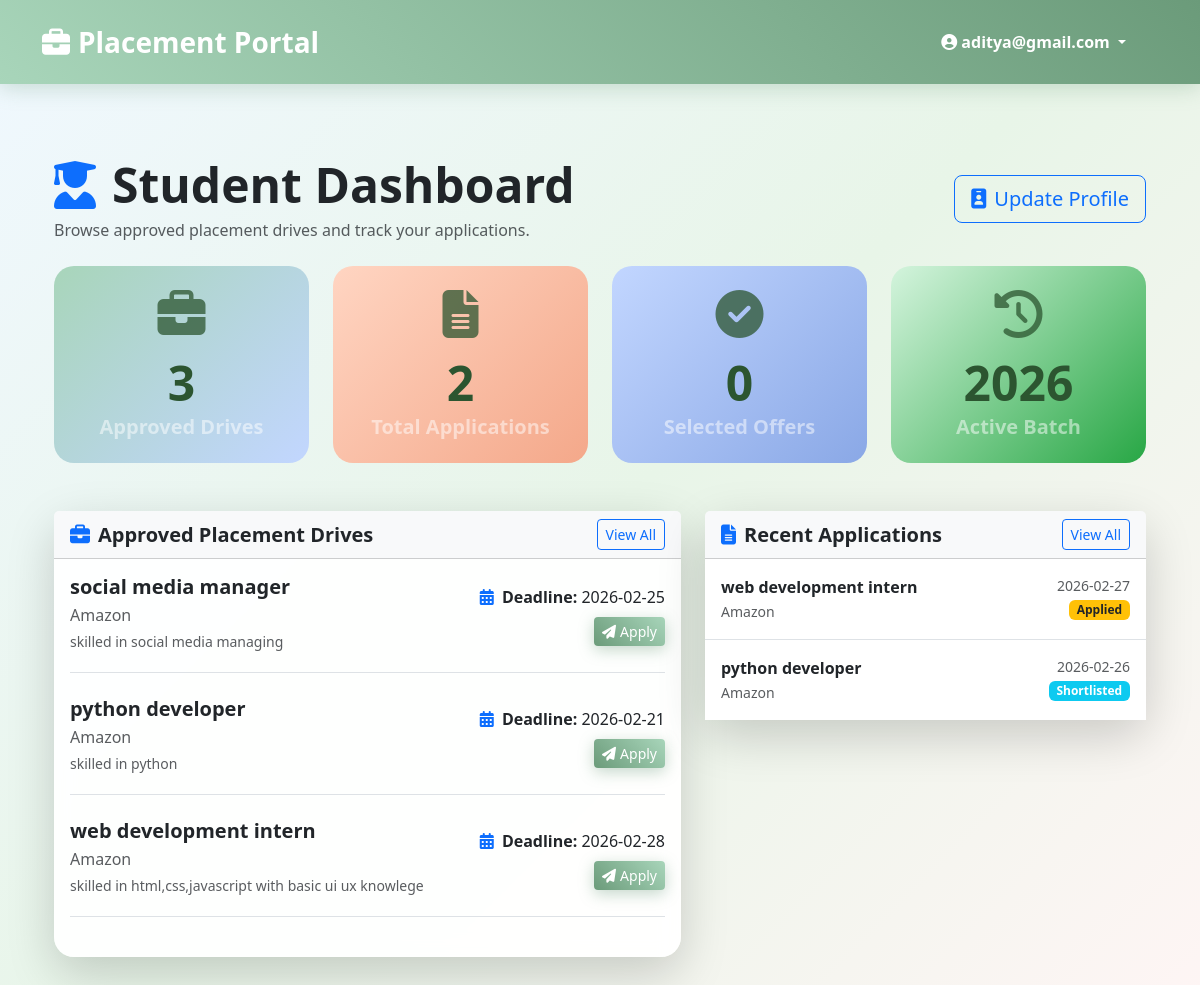
The page /student/dashboard (signed in) on the database its author committed.
### tables this page shows
CREATE TABLE users (
    id INTEGER PRIMARY KEY AUTOINCREMENT,
    email TEXT UNIQUE NOT NULL,
    password_hash TEXT NOT NULL,
    role TEXT NOT NULL,          -- 'admin', 'student', 'company'
    is_active INTEGER NOT NULL DEFAULT 1,
    created_at TIMESTAMP DEFAULT CURRENT_TIMESTAMP
);

CREATE TABLE applications (
    id INTEGER PRIMARY KEY AUTOINCREMENT,
    student_id INTEGER NOT NULL,
    drive_id INTEGER NOT NULL,
    application_date TIMESTAMP DEFAULT CURRENT_TIMESTAMP,
    status TEXT NOT NULL DEFAULT 'applied', -- applied/shortlisted/selected/rejected
    UNIQUE (student_id, drive_id),          -- prevent multiple applications
    FOREIGN KEY (student_id) REFERENCES students (id),
    FOREIGN KEY (drive_id) REFERENCES placement_drives (id)
);

CREATE TABLE placement_drives (
    id INTEGER PRIMARY KEY AUTOINCREMENT,
    company_id INTEGER NOT NULL,
    job_title TEXT NOT NULL,
    job_description TEXT,
    eligibility_criteria TEXT,
    application_deadline DATE,
    status TEXT NOT NULL DEFAULT 'pending', -- pending/approved/closed
    created_at TIMESTAMP DEFAULT CURRENT_TIMESTAMP,
    FOREIGN KEY (company_id) REFERENCES companies (id)
);

CREATE TABLE companies (
    id INTEGER PRIMARY KEY,      -- also FK to users.id
    company_name TEXT NOT NULL,
    hr_name TEXT,
    hr_email TEXT,
    phone TEXT,
    website TEXT,
    approval_status TEXT NOT NULL DEFAULT 'pending', -- pending/approved/rejected/blacklisted
    FOREIGN KEY (id) REFERENCES users (id)
);

### app.py (the view)
@app.route('/student/dashboard')
@login_required
def student_main_page():
    if current_user.role != 'student':
        return redirect(url_for('login_user'))
    search = request.args.get('search', '')
    jobs = approved_drives(search)
    db = get_database()
    applications = db.execute("""
        SELECT
            a.*,
            d.job_title,
            d.status AS drive_status,
            d.application_deadline AS deadline,
            c.company_name
        FROM applications a
        JOIN placement_drives d ON a.drive_id = d.id
        JOIN companies c ON d.company_id = c.id
        WHERE a.student_id = ?
        ORDER BY a.application_date DESC
    """, (current_user.id,)).fetchall()
    return render_template('student/dashboard.html', jobs=jobs, applications=applications, search=search)

### app.py (called while the page is built)
@login_user_manager.user_loader
def get_user_by_id(user_id):
    db = get_database()
    user = db.execute('SELECT * FROM users WHERE id = ?', (user_id,)).fetchone()
    if user:
        return User(user['id'], user['email'], user['role'], user['is_active'] == 1)
    return None

def get_database():
    if 'db' not in g:
        g.db = sqlite3.connect(app.config['DATABASE'])
        g.db.row_factory = sqlite3.Row
    return g.db

@app.teardown_appcontext
def close_database(e=None):
    db = g.pop('db', None)
    if db is not None:
        db.close()

def approved_drives(search_term=''):
    db = get_database()
    query = """
        SELECT
            d.id,
            d.job_title,
            d.job_description AS description,
            d.eligibility_criteria AS eligibility,
            d.application_deadline AS deadline,
            c.company_name
        FROM placement_drives d
        JOIN companies c ON d.company_id = c.id
        WHERE d.status = 'approved'
    """
    params = []
    if search_term:
        query += " AND (d.job_title LIKE ? OR c.company_name LIKE ? OR d.eligibility_criteria LIKE ?)"
        like = f'%{search_term}%'
        params.extend([like, like, like])
    query += " ORDER BY d.created_at DESC"
    return get_database().execute(query, params).fetchall()

    @property
    def is_active(self):
        return self._is_active

### templates/student/dashboard.html (shortened to what this page needs)
{% extends "base.html" %}
{% block content %}
<div class="container-fluid py-4">
    <div class="row mb-4">
        <div class="col-12 d-flex justify-content-between align-items-center flex-wrap gap-3">
            <div>
                <h1 class="display-5 fw-bold mb-1">
                    <i class="fas fa-user-graduate me-3 text-primary"></i>Student Dashboard
                </h1>
                <p class="mb-0 text-muted">Browse approved placement drives and track your applications.</p>
            </div>
            <a href="{{ url_for('stud_prof') }}" class="btn btn-outline-primary btn-lg">
                <i class="fas fa-id-badge me-2"></i>Update Profile
            </a>
        </div>
    </div>
    <div class="row g-4 mb-5">
        <div class="col-xl-3 col-lg-6 col-md-6">
            <div class="stats-card h-100 text-center p-4">
                <i class="fas fa-briefcase fa-3x mb-3 opacity-75"></i>
                <h2 class="display-5 fw-bold mb-1">{{ jobs|length }}</h2>
                <p class="h5 fw-semibold text-white-50 mb-0">Approved Drives</p>
            </div>
        </div>
        <div class="col-xl-3 col-lg-6 col-md-6">
            <div class="stats-card h-100 text-center p-4" style="background: linear-gradient(135deg, #ffd5c2, #f4a88a);">
                <i class="fas fa-file-alt fa-3x mb-3 opacity-75"></i>
                <h2 class="display-5 fw-bold mb-1">{{ applications|length }}</h2>
                <p class="h5 fw-semibold text-white-50 mb-0">Total Applications</p>
            </div>
        </div>
        <div class="col-xl-3 col-lg-6 col-md-6">
            <div class="stats-card h-100 text-center p-4" style="background: linear-gradient(135deg, #c2d6ff, #8aa8e6);">
                <i class="fas fa-check-circle fa-3x mb-3 opacity-75"></i>
                <h2 class="display-5 fw-bold mb-1">
                    {{ applications|selectattr('status', 'equalto', 'selected')|list|length }}
                </h2>
                <p class="h5 fw-semibold text-white-50 mb-0">Selected Offers</p>
            </div>
        </div>
        <div class="col-xl-3 col-lg-6 col-md-6">
            <div class="stats-card h-100 text-center p-4" style="background: linear-gradient(135deg, #d4f4dd, #28a745);">
                <i class="fas fa-history fa-3x mb-3 opacity-75"></i>
                <h2 class="display-5 fw-bold mb-1">{{ applications and applications[0].application_date[:4] or '' }}</h2>
                <p class="h5 fw-semibold text-white-50 mb-0">Active Batch</p>
            </div>
        </div>
    </div>
    <div class="row g-4">
        <div class="col-lg-7">
            <div class="card shadow-lg mb-4">
                <div class="card-header bg-light d-flex justify-content-between align-items-center">
                    <h5 class="mb-0 fw-bold">
                        <i class="fas fa-briefcase me-2 text-primary"></i>Approved Placement Drives
                    </h5>
                    <a href="{{ url_for('jobs_list') }}" class="btn btn-outline-primary btn-sm">
                        View All
                    </a>
                </div>
                <div class="card-body">
                    {% if jobs %}
                        {% for job in jobs[:5] %}
                        <div class="mb-4 pb-3 border-bottom">
                            <div class="d-flex justify-content-between align-items-center">
                                <div>
                                    <h5 class="fw-bold mb-1">{{ job.job_title }}</h5>
                                    <p class="mb-1 text-muted">{{ job.company_name }}</p>
                                    <p class="mb-1 small text-muted">
                                        {{ job.eligibility[:120] }}{% if job.eligibility and job.eligibility|length > 120 %}...{% endif %}
                                    </p>
                                </div>
                                <div class="text-end">
                                    <p class="mb-2">
                                        <i class="fas fa-calendar-alt text-primary me-1"></i>
                                        <strong>Deadline:</strong> {{ job.deadline }}
                                    </p>
                                    <a href="{{ url_for('stud_apply', drive_id=job.id) }}" class="btn btn-primary btn-sm">
                                        <i class="fas fa-paper-plane me-1"></i>Apply
                                    </a>
                                </div>
                            </div>
                        </div>
                        {% endfor %}
                    {% else %}
                        <p class="text-muted mb-0">No approved drives available right now.</p>
                    {% endif %}
                </div>
            </div>
        </div>
        <div class="col-lg-5">
            <div class="card shadow-lg">
                <div class="card-header bg-light d-flex justify-content-between align-items-center">
                    <h5 class="mb-0 fw-bold">
                        <i class="fas fa-file-alt me-2 text-primary"></i>Recent Applications
                    </h5>
                    <a href="{{ url_for('stud_applications') }}" class="btn btn-outline-primary btn-sm">
                        View All
                    </a>
                </div>
                <div class="card-body p-0">
                    {% if applications %}
                    <div class="list-group list-group-flush">
                        {% for app in applications[:5] %}
                        <div class="list-group-item py-3">
                            <div class="d-flex justify-content-between">
                                <div>
                                    <strong>{{ app.job_title }}</strong><br>
                                    <small class="text-muted">{{ app.company_name }}</small>
                                </div>
                                <div class="text-end">
                                    <small class="d-block text-muted">
                                        {{ app.application_date[:10] }}
                                    </small>
                                    {% if app.status == 'applied' %}
                                        <span class="badge bg-warning text-dark">Applied</span>
                                    {% elif app.status == 'shortlisted' %}
                                        <span class="badge bg-info">Shortlisted</span>
                                    {% elif app.status == 'selected' %}
                                        <span class="badge bg-success">Selected</span>
                                    {% else %}
                                        <span class="badge bg-secondary">{{ app.status|title }}</span>
                                    {% endif %}
                                </div>
                            </div>
                        </div>
                        {% endfor %}
                    </div>
                    {% else %}
                    <div class="p-4 text-center">
                        <p class="text-muted mb-0">You have not applied to any drives yet.</p>
                    </div>
                    {% endif %}
                </div>
            </div>
        </div>
    </div>
</div>
{% endblock %}

### templates/base.html (shortened to what this page needs)
<!DOCTYPE html>
<html lang="en">
<head>
    <link href="https://cdn.jsdelivr.net/npm/bootstrap@5.3.2/dist/css/bootstrap.min.css" rel="stylesheet">
    <link href="https://cdnjs.cloudflare.com/ajax/libs/font-awesome/6.4.0/css/all.min.css" rel="stylesheet">
</head>
<body>
    <nav class="navbar navbar-expand-lg navbar-dark py-3">
        <div class="container">
            <a class="navbar-brand fw-bold fs-3" href="{{ url_for('home') }}">
                <i class="fas fa-briefcase me-2"></i>Placement Portal
            </a>
            <div class="navbar-nav ms-auto align-items-center">
                {% if current_user.is_authenticated %}
                    <div class="nav-item dropdown">
                        <a class="nav-link dropdown-toggle text-white fw-semibold px-3 py-2 rounded-pill me-3" href="#" role="button" data-bs-toggle="dropdown">
                            <i class="fas fa-user-circle me-1"></i>{{ current_user.email }}
                        </a>
                    </div>
                {% else %}
                    <a href="{{ url_for('login_user') }}" class="btn btn-outline-light btn-sm px-4 rounded-pill">
                        <i class="fas fa-sign-in-alt me-2"></i>login_user
                    </a>
                {% endif %}
            </div>
        </div>
    </nav>
    <div class="container my-5">
        {% block content %}{% endblock %}
    </div>
</body>
</html>

### templates/base.html (style rules this page uses)
:root { --pastel-bg: linear-gradient(135deg, #f0f8ff 0%, #e8f5e8 50%, #fff5f5 100%); --primary-pastel: #a8d5ba; --primary-dark: #6b9b7a; --secondary-pastel: #ffd5c2; --secondary-dark: #f4a88a; --accent-pastel: #c2d6ff; --accent-dark: #8aa8e6; --success-pastel: #d4f4dd; --danger-pastel: #ffd4d4; }
body { background: var(--pastel-bg); min-height: 100vh; font-family: 'Segoe UI', Tahoma, Geneva, Verdana, sans-serif; }
.navbar { background: linear-gradient(45deg, var(--primary-pastel), var(--primary-dark)) !important; box-shadow: 0 4px 20px rgba(107,155,122,0.3); -webkit-backdrop-filter: blur(10px); backdrop-filter: blur(10px); }
.btn-primary { background: linear-gradient(45deg, var(--primary-dark), var(--primary-pastel)); border: none; transition: all 0.3s ease; box-shadow: 0 4px 15px rgba(107,155,122,0.4); }
.card { border: none; border-radius: 20px; box-shadow: 0 10px 40px rgba(0,0,0,0.1); transition: all 0.3s ease; background: rgba(255,255,255,0.95); -webkit-backdrop-filter: blur(10px); backdrop-filter: blur(10px); }
.stats-card { background: linear-gradient(135deg, var(--primary-pastel), var(--accent-pastel)); color: #2c5530; border-radius: 20px; transition: all 0.3s ease; }

### rows shown on the page
users: email "aditya@gmail.com"
applications: application_date "2026", job_title "web development intern", company_name "Amazon", application_date "2026-02-27", status "Applied"
placement_drives: job_title "social media manager", company_name "Amazon", eligibility_criteria "skilled in social media managing", deadline "2026-02-25"
placement_drives: job_title "python developer", company_name "Amazon", eligibility_criteria "skilled in python", deadline "2026-02-21"
placement_drives: job_title "web development intern", company_name "Amazon", eligibility_criteria "skilled in html,css,javascript with basic ui ux knowlege", deadline "2026-02-28"
applications: job_title "python developer", company_name "Amazon", application_date "2026-02-26", status "Shortlisted"

### other values the page prints
{{ jobs|length }} "3"
{{ applications|length }} "2"
{{ applications|selectattr('status', 'equalto', 'selected')|list|length }} "0"
